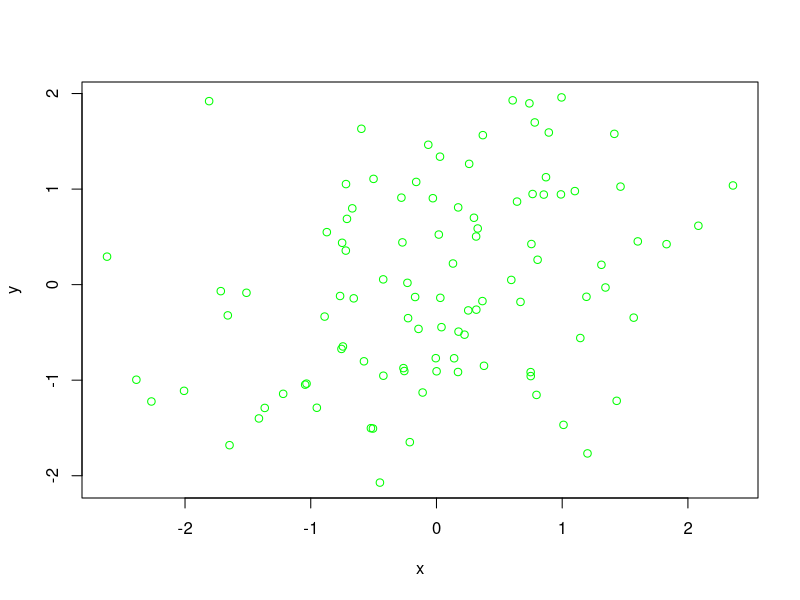

Reproduce this figure in R.
# -------------------------------------------
# Example script 
# Workshop: Git for Psychological Research
# -------------------------------------------

# To demonstrate how to use version control, we will compute a correlation 
# coefficient using simulated data


# 0.) install and load packages

# uncomment the following line if you haven't installed the MASS package
# install.packages(MASS) 
library("MASS")

# 1.) simulate data

samples = 100 # number of samples to draw
r = 0.30 # pre-specified correlation coefficient

data = mvrnorm(n=samples, mu=c(0, 0), # draw # of samples from multivar norm distribution
               Sigma=matrix(c(1, r, r, 1), nrow=2), # specifiy correlation matrix
               empirical=TRUE) 

x = data[, 1]  # standard normal (mu=0, sd=1)
y = data[, 2]  # standard normal (mu=0, sd=1)


# 2.) calculate correlation coefficient

cor(x, y)


# 3.) plot data

plot(x,y, col = "green")
